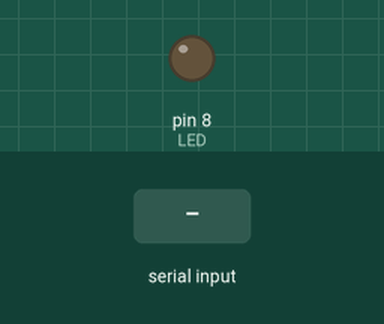
Recording of a sketch running on a simulated Arduino Uno, built with avr-gcc and run on an emulated ATmega328P. On the bench: output pins drawn as LEDs (lit = HIGH). Inputs (shaded band) come from the test bench.

Above: at 1.2 s.
1.3 s: "N" received over Serial
At 1.6 s:
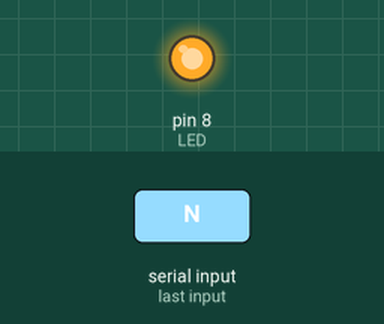
2.8 s: "F" received over Serial
At 3.9 s:
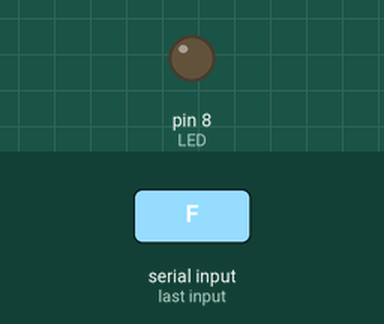
Timing chart, 0 to 5.8 s (numbered marks = the images above; inputs shaded):
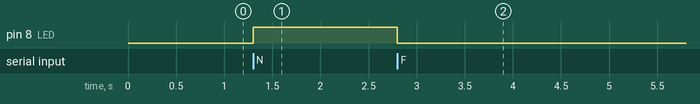

The sketch:

LED_Bluetooh.ino
```cpp
//Led por Bluetooth
int LED = 8;

int state = 0;

void setup() {
  Serial.begin(9600);
  pinMode(LED, OUTPUT);
}

void loop() {
  if( Serial.available()>0)
  {
    state = Serial.read();
  }

  switch(state)
  {
    case 'N':
    digitalWrite(LED, HIGH);
    break;
    case 'F':
    digitalWrite(LED, LOW);
    break;
  }

}
```

Measured:
- after the input at 1.3 s, pin 8 (LED): LOW → HIGH at once
- after the input at 2.8 s, pin 8 (LED): HIGH → LOW at once
